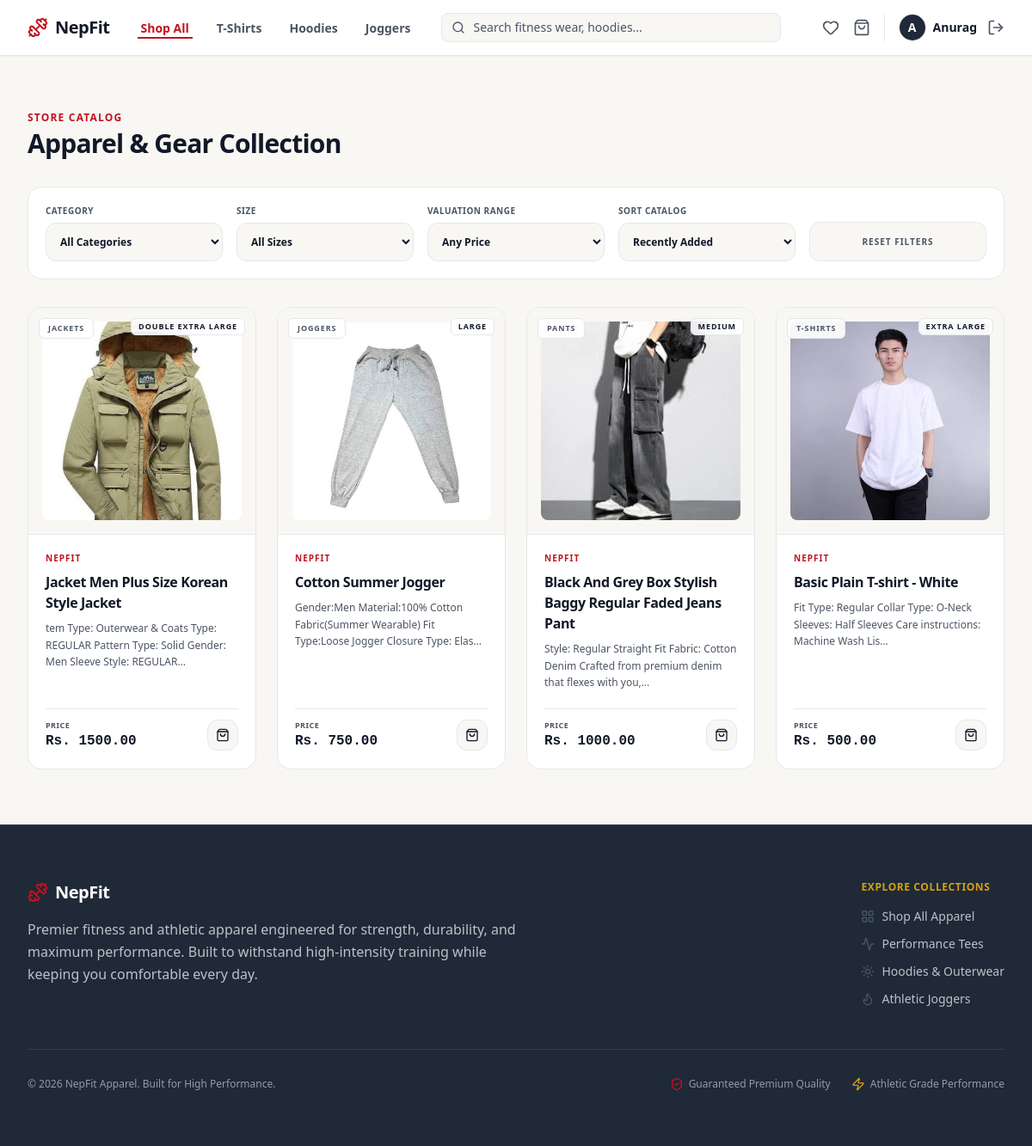
Page /products/ (signed in) on the committed database.
### nf_app/models.py (models this page shows, shortened)
class User(AbstractUser):
    phone = models.CharField(max_length=20, blank=True)
    address = models.TextField(blank=True)
    profile_picture = models.ImageField(upload_to='images/user/', blank=True, null=True)

class Product(models.Model):
    class Category(models.TextChoices):
        SHIRTS = 'shirts', 'Shirts'
        T_SHIRTS = 't_shirts', 'T-Shirts'
        PANTS = 'pants', 'Pants'
        HOODIES = 'hoodies', 'Hoodies'
        JACKETS = 'jackets', 'Jackets'
        SWEATSHIRTS = 'sweatshirts', 'Sweatshirts'
        JOGGERS = 'joggers', 'Joggers'
        SHORTS = 'shorts', 'Shorts'
    class Size(models.TextChoices):
        SMALL = 'S', 'Small'
        MEDIUM = 'M', 'Medium'
        LARGE = 'L', 'Large'
        XLARGE = 'XL', 'Extra Large'
        XXLARGE = 'XXL', 'Double Extra Large'
    name = models.CharField(max_length=255)
    brand = models.CharField(max_length=100, default='NepFit', help_text="Brand name (e.g., NepFit)")
    category = models.CharField(max_length=30, choices=Category.choices)
    size = models.CharField(max_length=10, choices=Size.choices, default=Size.MEDIUM, help_text="Default size for this product")
    description = models.TextField(help_text="Product details, fabric materials, and sizing guide.")
    price = models.DecimalField(max_digits=10, decimal_places=2)
    stock = models.PositiveIntegerField(default=10)
    product_image = models.ImageField(upload_to='images/products/')
    is_active = models.BooleanField(default=True)
    created_at = models.DateTimeField(auto_now_add=True)

### nf_app/views/products_view.py (the view, shortened to what this page needs)
# urls.py: path('products/', products_view, name='products'),
@login_required
def products_view(request):
    products = Product.objects.all().order_by('-created_at')
    category = request.GET.get('category')
    size = request.GET.get('size')
    price_range = request.GET.get('price_range')
    sort = request.GET.get('sort')
    q = request.GET.get('q')
    if q:
        products = products.filter(
            Q(name__icontains=q) | Q(brand__icontains=q) | Q(category__icontains=q)
        )
    if category:
        products = products.filter(category=category)
    if size:
        products = products.filter(size=size)
    return render(request, 'main/products_page.html', {'products': products})

### nf_app/templates/main/products_page.html (shortened to what this page needs)
<!DOCTYPE html>
<html lang="en">
<head>
    {% load static %}
    <link href="{% static 'css/styles.css' %}" rel="stylesheet" />
</head>
<body class="bg-[#F8F7F4] text-[#111827] font-sans min-h-screen flex flex-col antialiased">
    {% include 'components/_navbar.html' %}
    <main class="flex-grow max-w-7xl w-full mx-auto px-4 sm:px-6 lg:px-8 py-12 lg:py-16 space-y-8">
        <div>
            <h1 class="text-xs font-bold uppercase tracking-widest text-[#C1121F] mb-1">Store Catalog</h1>
            <p class="text-3xl font-extrabold text-[#111827] tracking-tight">Apparel & Gear Collection</p>
        </div>
        <form method="GET" action="/products/" class="bg-white border border-[#E5E7EB] rounded-2xl p-5 shadow-xs">
            <div class="grid grid-cols-1 sm:grid-cols-2 lg:grid-cols-5 gap-4 items-end">
                <div class="space-y-1.5">
                    <label class="text-[10px] font-bold uppercase tracking-wider text-[#4B5563] block">Category</label>
                    <select name="category" onchange="this.form.submit()" class="w-full bg-[#F8F7F4] border border-[#E5E7EB] rounded-xl p-3 text-xs font-bold text-[#111827] focus:outline-none focus:border-[#C1121F] cursor-pointer">
                        <option value="">All Categories</option>
                    </select>
                </div>
                <div class="space-y-1.5">
                    <label class="text-[10px] font-bold uppercase tracking-wider text-[#4B5563] block">Size</label>
                    <select name="size" onchange="this.form.submit()" class="w-full bg-[#F8F7F4] border border-[#E5E7EB] rounded-xl p-3 text-xs font-bold text-[#111827] focus:outline-none focus:border-[#C1121F] cursor-pointer">
                        <option value="">All Sizes</option>
                    </select>
                </div>
                <div class="space-y-1.5">
                    <label class="text-[10px] font-bold uppercase tracking-wider text-[#4B5563] block">Valuation Range</label>
                    <select name="price_range" onchange="this.form.submit()" class="w-full bg-[#F8F7F4] border border-[#E5E7EB] rounded-xl p-3 text-xs font-bold text-[#111827] focus:outline-none focus:border-[#C1121F] cursor-pointer">
                        <option value="all">Any Price</option>
                    </select>
                </div>
                <div class="space-y-1.5">
                    <label class="text-[10px] font-bold uppercase tracking-wider text-[#4B5563] block">Sort Catalog</label>
                    <select name="sort" onchange="this.form.submit()" class="w-full bg-[#F8F7F4] border border-[#E5E7EB] rounded-xl p-3 text-xs font-bold text-[#111827] focus:outline-none focus:border-[#C1121F] cursor-pointer">
                        <option value="latest" {% if request.GET.sort == 'latest' %}selected{% endif %}>Recently Added</option>
                    </select>
                </div>
                <div>
                    <a href="/products/" class="bg-[#F8F7F4] hover:bg-[#111827] text-[#4B5563] hover:text-white text-[10px] font-bold uppercase tracking-widest border border-[#E5E7EB] h-[46px] rounded-xl transition-colors flex items-center justify-center w-full shadow-xs">
                        Reset Filters
                    </a>
                </div>
            </div>
        </form>
        <div class="w-full">
            {% if products %}
                <div class="grid grid-cols-1 sm:grid-cols-2 md:grid-cols-3 lg:grid-cols-4 gap-6">
                    {% for product in products %}
                        <div class="bg-white border border-[#E5E7EB] rounded-2xl overflow-hidden shadow-xs hover:shadow-md hover:border-[#C1121F]/40 transition-all flex flex-col group relative">
                            <a href="/products/{{ product.id }}/" class="flex flex-col flex-grow">
                                <div class="aspect-square w-full bg-[#F8F7F4] flex items-center justify-center p-4 relative overflow-hidden border-b border-[#E5E7EB]">
                                    {% if product.product_image %}
                                        <img src="{{ product.product_image.url }}" alt="{{ product.name }}" class="w-full h-full object-cover group-hover:scale-105 transition-transform duration-500 rounded-lg">
                                    {% endif %}
                                    <span class="absolute top-3 left-3 bg-white/90 border border-[#E5E7EB] backdrop-blur-md text-[9px] font-bold uppercase tracking-widest text-[#4B5563] px-2.5 py-1 rounded-md shadow-xs">
                                        {{ product.get_category_display }}
                                    </span>
                                    {% if product.size %}
                                        <span class="absolute top-3 right-3 bg-white/90 border border-[#E5E7EB] backdrop-blur-md text-[9px] font-bold uppercase tracking-widest text-[#111827] px-2 py-0.5 rounded-md shadow-xs">
                                            {{ product.get_size_display|default:product.size }}
                                        </span>
                                    {% endif %}
                                </div>
                                <div class="p-5 flex-grow space-y-2">
                                    <span class="text-[10px] font-bold uppercase tracking-widest text-[#C1121F] block">{{ product.brand|default:"NepFit" }}</span>
                                    <h3 class="font-extrabold text-[#111827] text-base tracking-tight group-hover:text-[#C1121F] transition-colors line-clamp-1">
                                        {{ product.name }}
                                    </h3>
                                    <p class="text-xs text-[#4B5563] leading-relaxed line-clamp-2">
                                        {{ product.description|truncatechars:100|default:"High-performance activewear engineered for maximum comfort and durability." }}
                                    </p>
                                </div>
                            </a>
                            <div class="p-5 pt-0">
                                <div class="flex items-center justify-between pt-3 border-t border-[#E5E7EB]">
                                    <div class="flex flex-col">
                                        <span class="text-[9px] uppercase font-bold tracking-wider text-[#4B5563]">Price</span>
                                        <span class="text-base font-extrabold text-[#111827] font-mono">Rs. {{ product.price|floatformat:2 }}</span>
                                    </div>
                                    {% if user.is_authenticated and not user.is_staff %}
                                        {% if product.stock > 0 %}
                                            <a href="/cart/add/{{ product.id }}/" class="bg-[#F8F7F4] hover:bg-[#C1121F] text-[#111827] hover:text-white w-9 h-9 rounded-xl transition-all border border-[#E5E7EB] hover:border-[#C1121F] flex items-center justify-center shadow-xs z-10" title="Add to Cart">
                                                <i data-lucide="shopping-bag" class="w-4 h-4"></i>
                                            </a>
                                        {% else %}
                                            <p class="text-[10px] font-bold text-[#B91C1C] uppercase tracking-wider bg-[#FEF2F2] px-2 py-1 rounded-md border border-[#FCA5A5]">Out of Stock</p>
                                        {% endif %}
                                    {% else %}
                                        <a href="/login/" class="bg-[#F8F7F4] hover:bg-[#C1121F] text-[#111827] hover:text-white w-9 h-9 rounded-xl transition-all border border-[#E5E7EB] hover:border-[#C1121F] flex items-center justify-center shadow-xs z-10" title="Login to Buy">
                                            <i data-lucide="log-in" class="w-4 h-4"></i>
                                        </a>
                                    {% endif %}
                                </div>
                            </div>
                        </div>
                    {% endfor %}
                </div>
            {% endif %}
        </div>
    </main>
    {% include 'components/_footer.html' %}
</body>
</html>

### nf_app/templates/components/_navbar.html (shortened to what this page needs)
<nav class="bg-[#FFFFFF] border-b border-[#E5E7EB] sticky top-0 z-50 shadow-sm">
    <div class="max-w-7xl mx-auto px-4 sm:px-6 lg:px-8">
        <div class="flex justify-between h-16 items-center">
            <div class="flex items-center flex-1 md:flex-initial">
                <a href="/" class="flex-shrink-0 flex items-center mr-8">
                    <i data-lucide="dumbbell" class="text-[#C1121F] mr-2 w-6 h-6"></i>
                    <span class="text-xl font-extrabold tracking-tight text-[#111827]">NepFit</span>
                </a>
                <div class="hidden md:flex space-x-6 font-medium">
                    <a href="/products/" class="{% if request.path == '/products/' and not request.GET.category %}text-[#C1121F] border-b-2 border-[#C1121F]{% else %}text-[#4B5563] hover:text-[#C1121F]{% endif %} px-1 pt-1 text-sm font-semibold transition">Shop All</a>
                    <a href="/products/?category=t_shirts" class="{% if request.GET.category == 't_shirts' %}text-[#C1121F] border-b-2 border-[#C1121F]{% else %}text-[#4B5563] hover:text-[#C1121F]{% endif %} px-1 pt-1 text-sm font-semibold transition">T-Shirts</a>
                    <a href="/products/?category=hoodies" class="{% if request.GET.category == 'hoodies' %}text-[#C1121F] border-b-2 border-[#C1121F]{% else %}text-[#4B5563] hover:text-[#C1121F]{% endif %} px-1 pt-1 text-sm font-semibold transition">Hoodies</a>
                    <a href="/products/?category=joggers" class="{% if request.GET.category == 'joggers' %}text-[#C1121F] border-b-2 border-[#C1121F]{% else %}text-[#4B5563] hover:text-[#C1121F]{% endif %} px-1 pt-1 text-sm font-semibold transition">Joggers</a>
                </div>
            </div>
            <div class="hidden sm:block flex-1 max-w-md mx-8">
                <form action="/products/" method="GET" class="relative m-0">
                    <div class="absolute inset-y-0 left-0 pl-3 flex items-center pointer-events-none">
                    </div>
                    <input type="text" name="q" value="{{ request.GET.q|default:'' }}" placeholder="Search fitness wear, hoodies..." class="block w-full pl-9 pr-3 py-1.5 border border-[#E5E7EB] rounded-lg bg-[#F8F7F4] text-sm placeholder-[#4B5563] focus:outline-none focus:border-[#C1121F] focus:bg-[#FFFFFF] text-[#111827] transition">
                </form>
            </div>
            <div class="flex items-center space-x-4">
                {% if not request.user.is_staff %}
                    <a href="/wishlist/" class="text-[#4B5563] hover:text-[#C1121F] transition relative">
                        <i data-lucide="heart" class="w-5 h-5"></i>
                    </a>
                    <a href="/cart/" class="text-[#4B5563] hover:text-[#C1121F] transition relative mr-2">
                        <i data-lucide="shopping-bag" class="w-5 h-5"></i>
                    </a>
                {% endif %}
                {% if user.is_authenticated %}
                    <div class="flex items-center space-x-3 border-l border-[#E5E7EB] pl-4">
                        <a href="/profile/" class="flex items-center space-x-2 group focus:outline-none">
                            <div class="h-8 w-8 rounded-full overflow-hidden border border-[#E5E7EB] bg-[#F8F7F4] group-hover:border-[#C1121F] transition-colors">
                                {% if user.profile_picture %}
                                    <img src="{{ user.profile_picture.url }}" alt="{{ user.username }}" class="h-full w-full object-cover">
                                {% else %}
                                    <div class="h-full w-full flex items-center justify-center text-[#C1121F] font-bold text-sm bg-[#1F2937]">
                                        <span class="text-white">{{ user.username|slice:":1"|upper }}</span>
                                    </div>
                                {% endif %}
                            </div>
                            <span class="text-sm font-semibold text-[#111827] group-hover:text-[#C1121F] transition-colors max-w-[100px] truncate">
                                {{ user.username }}
                            </span>
                        </a>
                        <a href="/logout/" class="text-[#4B5563] hover:text-[#C1121F] transition" title="Logout">
                            <i data-lucide="log-out" class="w-5 h-5"></i>
                        </a>
                    </div>
                {% endif %}
            </div>
        </div>
    </div>
</nav>

### rows in the picture
User: username "A", username "Anurag"
Product: product_image (picture), category "JACKETS", size "DOUBLE EXTRA LARGE", brand "NEPFIT", name "Jacket Men Plus Size Korean Style Jacket", description "tem Type: Outerwear & Coats Type: REGULAR Pattern Type: Solid Gender: Men Sleeve Style: REGULAR…", price "1500.00"
Product: product_image (picture), category "JOGGERS", size "LARGE", brand "NEPFIT", name "Cotton Summer Jogger", description "Gender:Men Material:100% Cotton Fabric(Summer Wearable) Fit Type:Loose Jogger Closure Type: Elas…", price "750.00"
Product: product_image (picture), category "PANTS", size "MEDIUM", brand "NEPFIT", name "Black And Grey Box Stylish Baggy Regular Faded Jeans Pant", description "Style: Regular Straight Fit Fabric: Cotton Denim Crafted from premium denim that flexes with you,…", price "1000.00"
Product: product_image (picture), category "T-SHIRTS", size "EXTRA LARGE", brand "NEPFIT", name "Basic Plain T-shirt - White", description "Fit Type: Regular Collar Type: O-Neck Sleeves: Half Sleeves Care instructions: Machine Wash Lis…", price "500.00"
